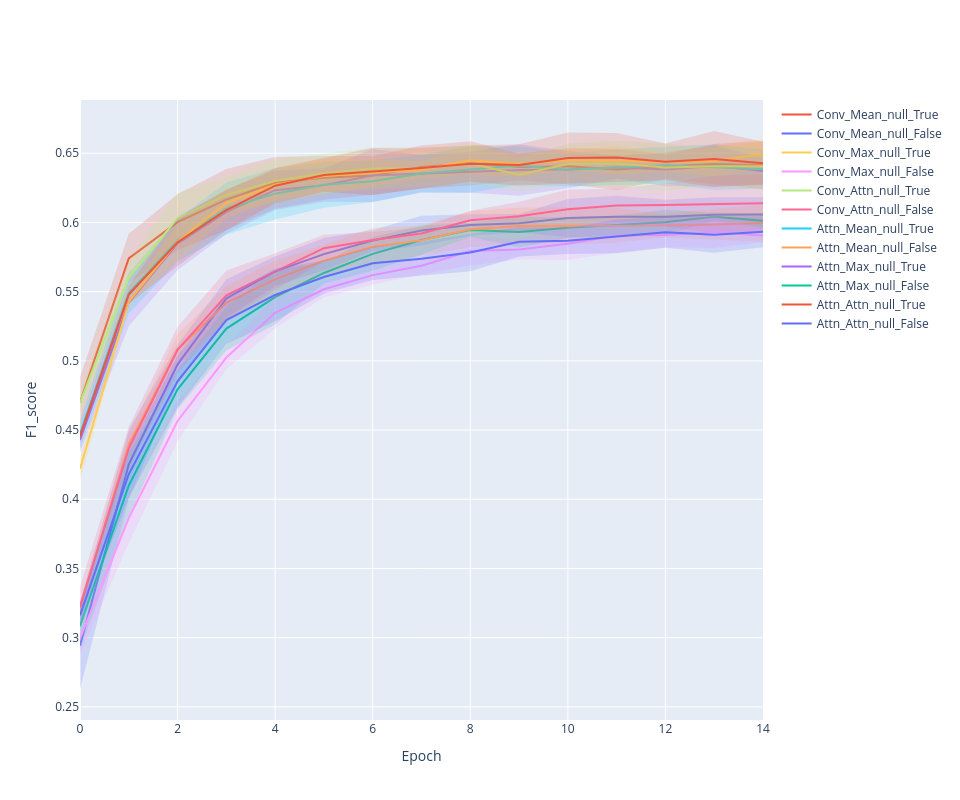

The code cell stored with this chart in its notebook:
### Code cell
line_plot(history, 'f1_score')

### Figure 1 — Plotly figure (JSON) as saved in the notebook; plotly's stock layout.template omitted (floating-point values rounded to 4 significant figures)
{"data": [{"line": {"color": "#636EFA"}, "mode": "lines", "name": "Attn_Attn_null_False", "type": "scatter", "x": [0, 1, 2, 3, 4, 5, 6, 7, 8, 9, 10, 11, 12, 13, 14], "y": [0.2943, 0.4252, 0.4975, 0.5451, 0.5647, 0.5771, 0.5869, 0.5941, 0.5981, 0.5995, 0.6032, 0.6042, 0.6041, 0.6056, 0.6058]}, {"line": {"width": 0}, "marker": {"color": "#444"}, "mode": "lines", "showlegend": false, "type": "scatter", "x": [0, 1, 2, 3, 4, 5, 6, 7, 8, 9, 10, 11, 12, 13, 14], "y": [0.3256, 0.4502, 0.5116, 0.559, 0.5755, 0.5889, 0.5946, 0.6049, 0.6059, 0.606, 0.617, 0.6193, 0.6164, 0.6183, 0.6182]}, {"fill": "tonexty", "fillcolor": "rgba(99, 110, 250,0.2)", "line": {"width": 0}, "marker": {"color": "#444"}, "mode": "lines", "showlegend": false, "type": "scatter", "x": [0, 1, 2, 3, 4, 5, 6, 7, 8, 9, 10, 11, 12, 13, 14], "y": [0.2629, 0.4001, 0.4834, 0.5312, 0.5539, 0.5654, 0.5792, 0.5834, 0.5904, 0.5929, 0.5893, 0.5891, 0.5917, 0.593, 0.5935]}, {"line": {"color": "#EF553B"}, "mode": "lines", "name": "Attn_Attn_null_True", "type": "scatter", "x": [0, 1, 2, 3, 4, 5, 6, 7, 8, 9, 10, 11, 12, 13, 14], "y": [0.47, 0.574, 0.6002, 0.6165, 0.6286, 0.6323, 0.634, 0.6401, 0.6427, 0.6401, 0.6406, 0.6382, 0.6404, 0.6423, 0.6414]}, {"line": {"width": 0}, "marker": {"color": "#444"}, "mode": "lines", "showlegend": false, "type": "scatter", "x": [0, 1, 2, 3, 4, 5, 6, 7, 8, 9, 10, 11, 12, 13, 14], "y": [0.4883, 0.5919, 0.6204, 0.6387, 0.6474, 0.648, 0.6479, 0.6556, 0.6587, 0.6499, 0.6537, 0.653, 0.6493, 0.6566, 0.6588]}, {"fill": "tonexty", "fillcolor": "rgba(239, 85, 59,0.2)", "line": {"width": 0}, "marker": {"color": "#444"}, "mode": "lines", "showlegend": false, "type": "scatter", "x": [0, 1, 2, 3, 4, 5, 6, 7, 8, 9, 10, 11, 12, 13, 14], "y": [0.4516, 0.5562, 0.58, 0.5944, 0.6099, 0.6165, 0.6201, 0.6245, 0.6268, 0.6303, 0.6274, 0.6234, 0.6314, 0.6279, 0.624]}, {"line": {"color": "#00CC96"}, "mode": "lines", "name": "Attn_Max_null_False", "type": "scatter", "x": [0, 1, 2, 3, 4, 5, 6, 7, 8, 9, 10, 11, 12, 13, 14], "y": [0.3083, 0.41, 0.4794, 0.5233, 0.546, 0.5635, 0.5773, 0.5873, 0.5946, 0.5931, 0.5962, 0.598, 0.6002, 0.6041, 0.6013]}, {"line": {"width": 0}, "marker": {"color": "#444"}, "mode": "lines", "showlegend": false, "type": "scatter", "x": [0, 1, 2, 3, 4, 5, 6, 7, 8, 9, 10, 11, 12, 13, 14], "y": [0.3251, 0.433, 0.4936, 0.5392, 0.5657, 0.5712, 0.5895, 0.5979, 0.5998, 0.6044, 0.6036, 0.605, 0.6091, 0.6072, 0.6066]}, {"fill": "tonexty", "fillcolor": "rgba(0, 204, 150,0.2)", "line": {"width": 0}, "marker": {"color": "#444"}, "mode": "lines", "showlegend": false, "type": "scatter", "x": [0, 1, 2, 3, 4, 5, 6, 7, 8, 9, 10, 11, 12, 13, 14], "y": [0.2916, 0.387, 0.4652, 0.5074, 0.5263, 0.5559, 0.5651, 0.5767, 0.5894, 0.5819, 0.5887, 0.591, 0.5913, 0.6011, 0.596]}, {"line": {"color": "#AB63FA"}, "mode": "lines", "name": "Attn_Max_null_True", "type": "scatter", "x": [0, 1, 2, 3, 4, 5, 6, 7, 8, 9, 10, 11, 12, 13, 14], "y": [0.4429, 0.5421, 0.585, 0.6077, 0.6233, 0.627, 0.634, 0.6352, 0.6362, 0.6379, 0.6382, 0.6398, 0.6383, 0.6408, 0.6372]}, {"line": {"width": 0}, "marker": {"color": "#444"}, "mode": "lines", "showlegend": false, "type": "scatter", "x": [0, 1, 2, 3, 4, 5, 6, 7, 8, 9, 10, 11, 12, 13, 14], "y": [0.4521, 0.5591, 0.6043, 0.6236, 0.6376, 0.639, 0.6531, 0.6487, 0.6511, 0.6566, 0.6517, 0.6481, 0.6505, 0.6555, 0.6467]}, {"fill": "tonexty", "fillcolor": "rgba(171, 99, 250,0.2)", "line": {"width": 0}, "marker": {"color": "#444"}, "mode": "lines", "showlegend": false, "type": "scatter", "x": [0, 1, 2, 3, 4, 5, 6, 7, 8, 9, 10, 11, 12, 13, 14], "y": [0.4337, 0.5251, 0.5656, 0.5917, 0.609, 0.615, 0.6148, 0.6217, 0.6214, 0.6193, 0.6247, 0.6315, 0.6261, 0.6261, 0.6277]}, {"line": {"color": "#FFA15A"}, "mode": "lines", "name": "Attn_Mean_null_False", "type": "scatter", "x": [0, 1, 2, 3, 4, 5, 6, 7, 8, 9, 10, 11, 12, 13, 14], "y": [0.3213, 0.4396, 0.5082, 0.5419, 0.5588, 0.5724, 0.5824, 0.5871, 0.5951, 0.5974, 0.5977, 0.5979, 0.5977, 0.5986, 0.5997]}, {"line": {"width": 0}, "marker": {"color": "#444"}, "mode": "lines", "showlegend": false, "type": "scatter", "x": [0, 1, 2, 3, 4, 5, 6, 7, 8, 9, 10, 11, 12, 13, 14], "y": [0.3265, 0.4475, 0.5192, 0.5541, 0.5724, 0.5836, 0.5961, 0.5981, 0.6081, 0.6109, 0.6111, 0.6105, 0.6061, 0.6097, 0.613]}, {"fill": "tonexty", "fillcolor": "rgba(255, 161, 90,0.2)", "line": {"width": 0}, "marker": {"color": "#444"}, "mode": "lines", "showlegend": false, "type": "scatter", "x": [0, 1, 2, 3, 4, 5, 6, 7, 8, 9, 10, 11, 12, 13, 14], "y": [0.3161, 0.4317, 0.4973, 0.5297, 0.5453, 0.5611, 0.5687, 0.5761, 0.582, 0.584, 0.5843, 0.5853, 0.5894, 0.5875, 0.5863]}, {"line": {"color": "#19D3F3"}, "mode": "lines", "name": "Attn_Mean_null_True", "type": "scatter", "x": [0, 1, 2, 3, 4, 5, 6, 7, 8, 9, 10, 11, 12, 13, 14], "y": [0.4472, 0.549, 0.5872, 0.6101, 0.6208, 0.6272, 0.6298, 0.6353, 0.6382, 0.6412, 0.6381, 0.64, 0.6414, 0.6399, 0.6387]}, {"line": {"width": 0}, "marker": {"color": "#444"}, "mode": "lines", "showlegend": false, "type": "scatter", "x": [0, 1, 2, 3, 4, 5, 6, 7, 8, 9, 10, 11, 12, 13, 14], "y": [0.4574, 0.5637, 0.6027, 0.6289, 0.6394, 0.6438, 0.6449, 0.649, 0.655, 0.655, 0.65, 0.6527, 0.6547, 0.6564, 0.6528]}, {"fill": "tonexty", "fillcolor": "rgba(25, 211, 243,0.2)", "line": {"width": 0}, "marker": {"color": "#444"}, "mode": "lines", "showlegend": false, "type": "scatter", "x": [0, 1, 2, 3, 4, 5, 6, 7, 8, 9, 10, 11, 12, 13, 14], "y": [0.4369, 0.5343, 0.5717, 0.5913, 0.6022, 0.6106, 0.6147, 0.6217, 0.6215, 0.6274, 0.6261, 0.6273, 0.6281, 0.6235, 0.6246]}, {"line": {"color": "#FF6692"}, "mode": "lines", "name": "Conv_Attn_null_False", "type": "scatter", "x": [0, 1, 2, 3, 4, 5, 6, 7, 8, 9, 10, 11, 12, 13, 14], "y": [0.3225, 0.4368, 0.5079, 0.5474, 0.5645, 0.5814, 0.5873, 0.592, 0.6017, 0.6045, 0.6096, 0.6122, 0.6127, 0.6131, 0.614]}, {"line": {"width": 0}, "marker": {"color": "#444"}, "mode": "lines", "showlegend": false, "type": "scatter", "x": [0, 1, 2, 3, 4, 5, 6, 7, 8, 9, 10, 11, 12, 13, 14], "y": [0.3366, 0.4524, 0.5246, 0.5653, 0.5777, 0.5911, 0.593, 0.5965, 0.6084, 0.615, 0.6239, 0.6244, 0.6283, 0.6338, 0.6348]}, {"fill": "tonexty", "fillcolor": "rgba(255, 102, 146,0.2)", "line": {"width": 0}, "marker": {"color": "#444"}, "mode": "lines", "showlegend": false, "type": "scatter", "x": [0, 1, 2, 3, 4, 5, 6, 7, 8, 9, 10, 11, 12, 13, 14], "y": [0.3085, 0.4211, 0.4912, 0.5295, 0.5513, 0.5717, 0.5815, 0.5875, 0.5949, 0.594, 0.5953, 0.5999, 0.5971, 0.5924, 0.5931]}, {"line": {"color": "#B6E880"}, "mode": "lines", "name": "Conv_Attn_null_True", "type": "scatter", "x": [0, 1, 2, 3, 4, 5, 6, 7, 8, 9, 10, 11, 12, 13, 14], "y": [0.4697, 0.5605, 0.6029, 0.6199, 0.63, 0.6355, 0.639, 0.6391, 0.6426, 0.6345, 0.6422, 0.6426, 0.6398, 0.6406, 0.6407]}, {"line": {"width": 0}, "marker": {"color": "#444"}, "mode": "lines", "showlegend": false, "type": "scatter", "x": [0, 1, 2, 3, 4, 5, 6, 7, 8, 9, 10, 11, 12, 13, 14], "y": [0.4772, 0.5733, 0.6213, 0.6324, 0.6458, 0.6501, 0.654, 0.6525, 0.657, 0.6469, 0.6569, 0.659, 0.6571, 0.6541, 0.6579]}, {"fill": "tonexty", "fillcolor": "rgba(182, 232, 128,0.2)", "line": {"width": 0}, "marker": {"color": "#444"}, "mode": "lines", "showlegend": false, "type": "scatter", "x": [0, 1, 2, 3, 4, 5, 6, 7, 8, 9, 10, 11, 12, 13, 14], "y": [0.4621, 0.5477, 0.5846, 0.6074, 0.6142, 0.621, 0.6241, 0.6257, 0.6282, 0.6222, 0.6275, 0.6261, 0.6225, 0.627, 0.6234]}, {"line": {"color": "#FF97FF"}, "mode": "lines", "name": "Conv_Max_null_False", "type": "scatter", "x": [0, 1, 2, 3, 4, 5, 6, 7, 8, 9, 10, 11, 12, 13, 14], "y": [0.2994, 0.3864, 0.4566, 0.5024, 0.5347, 0.5518, 0.562, 0.5688, 0.5793, 0.5805, 0.5846, 0.5906, 0.591, 0.5931, 0.5906]}, {"line": {"width": 0}, "marker": {"color": "#444"}, "mode": "lines", "showlegend": false, "type": "scatter", "x": [0, 1, 2, 3, 4, 5, 6, 7, 8, 9, 10, 11, 12, 13, 14], "y": [0.3111, 0.4044, 0.471, 0.5109, 0.5458, 0.5578, 0.569, 0.5752, 0.5897, 0.5878, 0.5963, 0.6029, 0.5998, 0.6048, 0.5953]}, {"fill": "tonexty", "fillcolor": "rgba(255, 151, 255,0.2)", "line": {"width": 0}, "marker": {"color": "#444"}, "mode": "lines", "showlegend": false, "type": "scatter", "x": [0, 1, 2, 3, 4, 5, 6, 7, 8, 9, 10, 11, 12, 13, 14], "y": [0.2878, 0.3684, 0.4421, 0.4939, 0.5235, 0.5458, 0.555, 0.5624, 0.569, 0.5732, 0.5729, 0.5782, 0.5821, 0.5815, 0.5859]}, {"line": {"color": "#FECB52"}, "mode": "lines", "name": "Conv_Max_null_True", "type": "scatter", "x": [0, 1, 2, 3, 4, 5, 6, 7, 8, 9, 10, 11, 12, 13, 14], "y": [0.4219, 0.5428, 0.5862, 0.614, 0.6273, 0.6336, 0.6359, 0.6382, 0.6449, 0.6422, 0.645, 0.6448, 0.6437, 0.6444, 0.6493]}, {"line": {"width": 0}, "marker": {"color": "#444"}, "mode": "lines", "showlegend": false, "type": "scatter", "x": [0, 1, 2, 3, 4, 5, 6, 7, 8, 9, 10, 11, 12, 13, 14], "y": [0.4305, 0.546, 0.5998, 0.6253, 0.6385, 0.6459, 0.6457, 0.6444, 0.6551, 0.6513, 0.6524, 0.655, 0.6511, 0.6553, 0.6604]}, {"fill": "tonexty", "fillcolor": "rgba(254, 203, 82,0.2)", "line": {"width": 0}, "marker": {"color": "#444"}, "mode": "lines", "showlegend": false, "type": "scatter", "x": [0, 1, 2, 3, 4, 5, 6, 7, 8, 9, 10, 11, 12, 13, 14], "y": [0.4134, 0.5396, 0.5726, 0.6027, 0.616, 0.6212, 0.6261, 0.6319, 0.6347, 0.6331, 0.6375, 0.6346, 0.6363, 0.6334, 0.6383]}, {"line": {"color": "#636EFA"}, "mode": "lines", "name": "Conv_Mean_null_False", "type": "scatter", "x": [0, 1, 2, 3, 4, 5, 6, 7, 8, 9, 10, 11, 12, 13, 14], "y": [0.3161, 0.4181, 0.4852, 0.5295, 0.5476, 0.5606, 0.5705, 0.5738, 0.5783, 0.586, 0.5867, 0.59, 0.5929, 0.5911, 0.5933]}, {"line": {"width": 0}, "marker": {"color": "#444"}, "mode": "lines", "showlegend": false, "type": "scatter", "x": [0, 1, 2, 3, 4, 5, 6, 7, 8, 9, 10, 11, 12, 13, 14], "y": [0.3218, 0.4351, 0.5038, 0.5467, 0.5667, 0.5725, 0.5824, 0.5861, 0.5919, 0.5966, 0.5962, 0.6022, 0.604, 0.604, 0.6046]}, {"fill": "tonexty", "fillcolor": "rgba(99, 110, 250,0.2)", "line": {"width": 0}, "marker": {"color": "#444"}, "mode": "lines", "showlegend": false, "type": "scatter", "x": [0, 1, 2, 3, 4, 5, 6, 7, 8, 9, 10, 11, 12, 13, 14], "y": [0.3104, 0.4011, 0.4665, 0.5122, 0.5286, 0.5486, 0.5585, 0.5616, 0.5647, 0.5755, 0.5772, 0.5778, 0.5817, 0.5782, 0.5821]}, {"line": {"color": "#EF553B"}, "mode": "lines", "name": "Conv_Mean_null_True", "type": "scatter", "x": [0, 1, 2, 3, 4, 5, 6, 7, 8, 9, 10, 11, 12, 13, 14], "y": [0.4454, 0.5479, 0.5857, 0.609, 0.6266, 0.6344, 0.6369, 0.6393, 0.6425, 0.6415, 0.6466, 0.6469, 0.6438, 0.6458, 0.6428]}, {"line": {"width": 0}, "marker": {"color": "#444"}, "mode": "lines", "showlegend": false, "type": "scatter", "x": [0, 1, 2, 3, 4, 5, 6, 7, 8, 9, 10, 11, 12, 13, 14], "y": [0.4497, 0.5546, 0.603, 0.6237, 0.6392, 0.6465, 0.654, 0.654, 0.6556, 0.6565, 0.665, 0.6646, 0.6571, 0.6661, 0.6583]}, {"fill": "tonexty", "fillcolor": "rgba(239, 85, 59,0.2)", "line": {"width": 0}, "marker": {"color": "#444"}, "mode": "lines", "showlegend": false, "type": "scatter", "x": [0, 1, 2, 3, 4, 5, 6, 7, 8, 9, 10, 11, 12, 13, 14], "y": [0.4411, 0.5412, 0.5685, 0.5943, 0.614, 0.6222, 0.6197, 0.6246, 0.6294, 0.6265, 0.6282, 0.6292, 0.6306, 0.6256, 0.6273]}], "layout": {"height": 800, "width": 960, "xaxis": {"title": {"text": "Epoch"}}, "yaxis": {"title": {"text": "F1_score"}}}}
